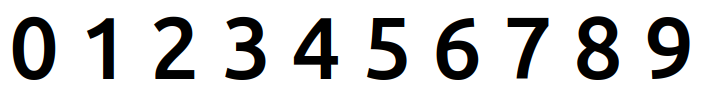
#> input picture img/test2.png, 705 x 97 px
$ jupyter execute --allow-errors Segmentation.ipynb
#> lines starting #> are read from the running program, lines starting #| are printed output that depends on the picture; after the words box and inside, x2 and y2 are one past the last pixel; in counts of white or black regions, pixels touching at a corner belong together
### Imports

[cell 1]
import numpy as np
import cv2
import imutils
import matplotlib.pyplot as plt
from imutils import contours
import os
import glob

# For our classifiers
from sklearn.datasets import load_digits
from sklearn import neighbors
import pickle

# For picture manipulation
from PIL import Image

from scipy import ndimage

import math

### **Helper Functions**

[cell 2]
IMAGE_PADDING = 4

def convert_to_grayscale(img):
    return cv2.cvtColor(img, cv2.COLOR_BGR2GRAY)

def apply_gaussian_blur(img):
    return cv2.GaussianBlur(img, (3, 3), 1)

def apply_threshold(img):
    _, img = cv2.threshold(img, 120, 255, cv2.THRESH_BINARY_INV)
    return img

def dilate(img, rows=1, cols=1, i=1):
    return cv2.dilate(img, np.ones((rows, cols), np.uint8), iterations=i)

def close(img, rows=1, cols=1):
    return cv2.morphologyEx(img, cv2.MORPH_CLOSE, np.ones((rows, cols), np.uint8))

def get_contours(img, rows=1, cols=1):
    cnts, _ = cv2.findContours(img.copy(), cv2.RETR_EXTERNAL, cv2.CHAIN_APPROX_SIMPLE)
    cnts = contours.sort_contours(cnts, method="left-to-right")[0]
    return cnts

def get_characters(img, cnts):
    chars = []
    for cnt in cnts:

        # Bounding rect
        (x, y, w, h) = cv2.boundingRect(cnt)
        chars.append((x,y,w,h,img[y:y+h,x:x+w]))

    return np.asarray(chars)

def draw_contours(img, cnts):
    image = img.copy()
    for cnt in cnts:
        (x, y, w, h) = cv2.boundingRect(cnt)
        cv2.rectangle(image, (x, y), (x + w, y + h), (0,255,0), 3)
    plt.imshow(image, cmap='Greys_r')
    plt.show()

def shape(img):

    h,w = img.shape
    aspect_ratio = w/h

    if aspect_ratio < 0.95:
        padding = (h - w) // 2

        # Add width padding to create even aspect ratio
        img = cv2.copyMakeBorder(img,0,0,padding,padding,cv2.BORDER_CONSTANT,value=(0,0,0))

        # Dialate width to adjust for padding added to width
#         scale = int((1 - aspect_ratio) * 5)
#         img = dilate(img,1,scale,1)

    elif aspect_ratio > 1.05:
        padding = (w - h) // 2

         # Add width padding to create even aspect ratio
        img = cv2.copyMakeBorder(img,padding,padding,0,0,cv2.BORDER_CONSTANT,value=(0,0,0))

    # Resize
    img_size = 28 - IMAGE_PADDING * 2
    img = cv2.resize(img, (img_size, img_size))

    # add padding
    img = cv2.copyMakeBorder(img,IMAGE_PADDING,IMAGE_PADDING,IMAGE_PADDING,IMAGE_PADDING,cv2.BORDER_CONSTANT,value=(0,0,0))
    return img

### Load in Classifier

[cell 3]
CLF = None
#> (the rest of this cell did not finish here and is left out)

### Clear Indiviual Char Directory

[cell 4]
files = glob.glob('./characters/*')
for f in files:
    os.remove(f)

### **Load Image**

[cell 5]
# Load image
orig_img = cv2.imread("../img/test2.png")
#> orig_img is the input picture: shape (97, 705, 3); mean B, G, R 209.3, 209.3, 209.3
plt.imshow(orig_img, cmap="Greys_r")
plt.show()

### **Convert to Grayscale**

[cell 6]
img = convert_to_grayscale(orig_img)
#> in convert_to_grayscale, `return cv2.cvtColor(img, cv2.COLOR_BGR2GRAY)`:
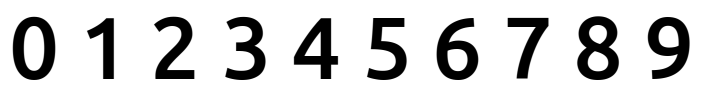
#> returned value: shape (97, 705); min 0, max 255, mean 209.3
plt.imshow(img, cmap="Greys_r")
plt.show()

### **Apply Threshold**

[cell 7]
img = apply_threshold(img)
#> in apply_threshold, `_, img = cv2.threshold(img, 120, 255, cv2.THRESH_BINARY_INV)`:
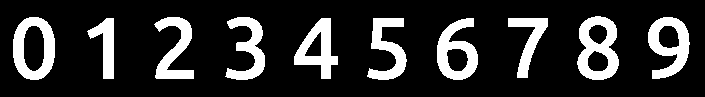
#> img: shape (97, 705); 17.8% white; 10 white regions
plt.imshow(img, cmap="Greys_r")
plt.show()

### **Contours**

[cell 8]
cnts = get_contours(img)
#> in get_contours, `cnts, _ = cv2.findContours(img.copy(), cv2.RETR_EXTERNAL, cv2.CHAIN_AP..`: cnts = 10 contours; largest, box (x1, y1, x2, y2) and area: (13, 17, 55, 80) 2112, (577, 16, 619, 80) 2040, (648, 17, 690, 79) 1638, (437, 18, 478, 80) 1619, (294, 18, 338, 79) 1376
draw_contours(orig_img, cnts)
#> the loop in draw_contours, `for cnt in cnts:` made 10 passes
#> (x, y, w, h) on passes 1 to 10: (13, 17, 42, 63), (87, 18, 27, 61), (154, 17, 40, 62), (225, 17, 40, 63), (294, 18, 44, 61), (367, 18, 40, 62), (437, 18, 41, 62), (508, 18, 40, 60), (577, 16, 42, 64), (648, 17, 42, 62)
#> after the loop in draw_contours, `for cnt in cnts:`:
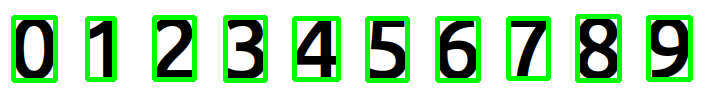
#> image: shape (97, 705, 3); 14.71% of pixels changed, all inside (x1, y1, x2, y2) = (11, 14, 693, 83)

### **Reshaping Indiviudal Characters Method One**

[cell 9]
fig, axs = plt.subplots(nrows=2, ncols=5, figsize=(8, 5),
                        subplot_kw={'xticks': [], 'yticks': []})


# CREDIT: https://opensourc.es/blog/tensorflow-mnist
#> (the rest of this cell did not finish here and is left out)

#> the loop in get_characters, `for cnt in cnts:` made 10 passes
#> after the loop in get_characters, `for cnt in cnts:`: chars = 10 items
resized_chars_1 = []
for ax, char in zip(axs.flat, chars):
    char_img = char[4]
    rows, cols = char_img.shape

    if rows > cols:
        factor = 20 / rows
        rows = 20
        cols = int(round(cols*factor))
        char_img = cv2.resize(char_img, (cols,rows))
    else:
        factor = 20.0/cols
        cols = 20
        rows = int(round(rows*factor))
        char_img = cv2.resize(char_img, (cols, rows))

    colsPadding = (int(math.ceil((28-cols)/2.0)),int(math.floor((28-cols)/2.0)))
    rowsPadding = (int(math.ceil((28-rows)/2.0)),int(math.floor((28-rows)/2.0)))
    char_img = np.lib.pad(char_img,(rowsPadding,colsPadding),'constant')
    resized_chars_1.append(char_img)
    ax.imshow(char_img, cmap="Greys_r")

reszied_chars_1 = np.asarray(resized_chars_1)

### **Reshaping Indiviudal Characters Method Two**

[cell 10]
fig, axs = plt.subplots(nrows=2, ncols=5, figsize=(8, 5),
                        subplot_kw={'xticks': [], 'yticks': []})


#> (the rest of this cell did not finish here and is left out)

#> the loop in get_characters (call 2), `for cnt in cnts:` made 10 passes

$ run again, with img/test1.png copied over img/test2.png
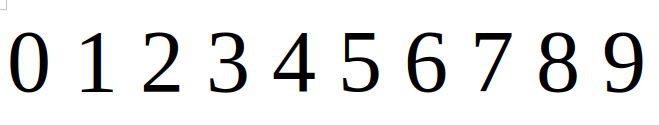
#> input picture img/test1.png, 659 x 125 px
#> orig_img is the input picture: shape (125, 659, 3); mean B, G, R 231.6, 231.6, 231.6
#> in apply_threshold, `_, img = cv2.threshold(img, 120, 255, cv2.THRESH_BINARY_INV)`:
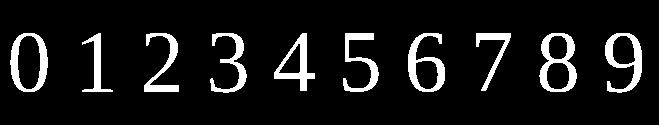
#> img: shape (125, 659); 9% white; 10 white regions
#> in get_contours, `cnts, _ = cv2.findContours(img.copy(), cv2.RETR_EXTERNAL, cv2.CHAIN_AP..`: cnts = 10 contours; largest, box (x1, y1, x2, y2) and area: (10, 33, 48, 92) 1776, (539, 33, 577, 92) 1712, (605, 33, 642, 93) 1276, (408, 33, 445, 92) 1258, (274, 33, 315, 91) 1008
#> the loop in draw_contours, `for cnt in cnts:` made 10 passes
#> (x, w, h) on passes 1 to 8: (10, 38, 59), (82, 31, 59), (144, 35, 59), (210, 37, 60), (274, 41, 58), (343, 36, 59), (408, 37, 59), (476, 35, 58)
#> after the loop in draw_contours, `for cnt in cnts:`:
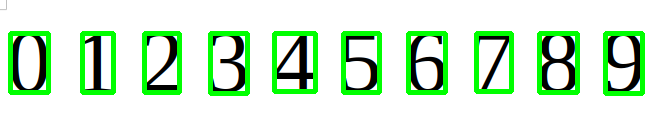
#> image: shape (125, 659, 3); 11.45% of pixels changed, all inside (x1, y1, x2, y2) = (8, 31, 645, 96)
#> the loop in get_characters, `for cnt in cnts:` made 10 passes
#> after the loop in get_characters, `for cnt in cnts:`: chars = 10 items
#> the loop in get_characters (call 2), `for cnt in cnts:` made 10 passes

$ run again, with img/image1.png copied over img/test2.png
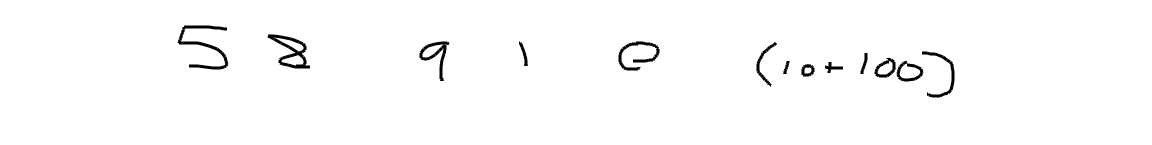
#> input picture img/image1.png, 1152 x 145 px
#> orig_img is the input picture: shape (145, 1152, 3); min 0, max 255, mean 251
#> in apply_threshold, `_, img = cv2.threshold(img, 120, 255, cv2.THRESH_BINARY_INV)`:
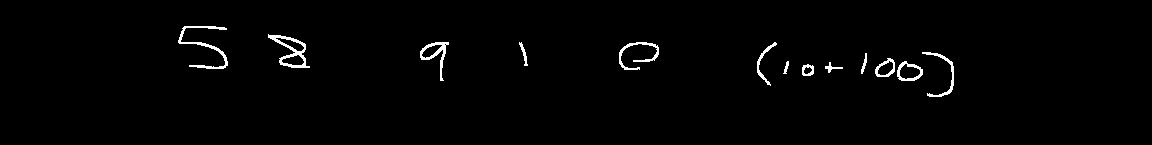
#> img: shape (145, 1152); 1.5% white in thin lines or dots, all inside (x1, y1, x2, y2) = (178, 26, 954, 97)
#> in get_contours, `cnts, _ = cv2.findContours(img.copy(), cv2.RETR_EXTERNAL, cv2.CHAIN_AP..`: cnts = 13 contours; largest, box (x1, y1, x2, y2) and area: (268, 34, 310, 68) 622, (897, 61, 923, 81) 357, (420, 42, 449, 81) 346, (178, 26, 228, 69) 252, (875, 58, 895, 77) 248
#> the loop in draw_contours, `for cnt in cnts:` made 13 passes
#> (x, y, w, h) on passes 1 to 8: (178, 26, 50, 43), (268, 34, 42, 34), (420, 42, 29, 39), (519, 42, 9, 24), (619, 42, 40, 28), (757, 42, 20, 44), (783, 61, 6, 13), (802, 64, 12, 12)
#> after the loop in draw_contours, `for cnt in cnts:`:
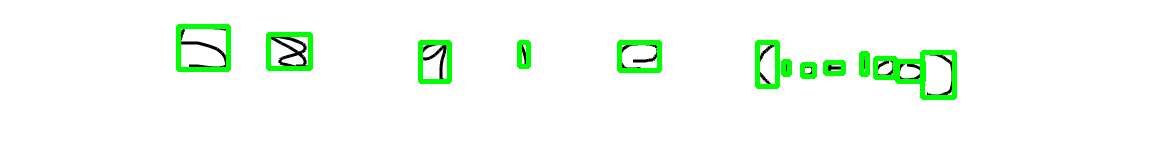
#> image: shape (145, 1152, 3); 3.78% of pixels changed, all inside (x1, y1, x2, y2) = (176, 24, 957, 100)
#> the loop in get_characters, `for cnt in cnts:` made 13 passes
#> after the loop in get_characters, `for cnt in cnts:`: chars = 13 items
#> the loop in get_characters (call 2), `for cnt in cnts:` made 13 passes
